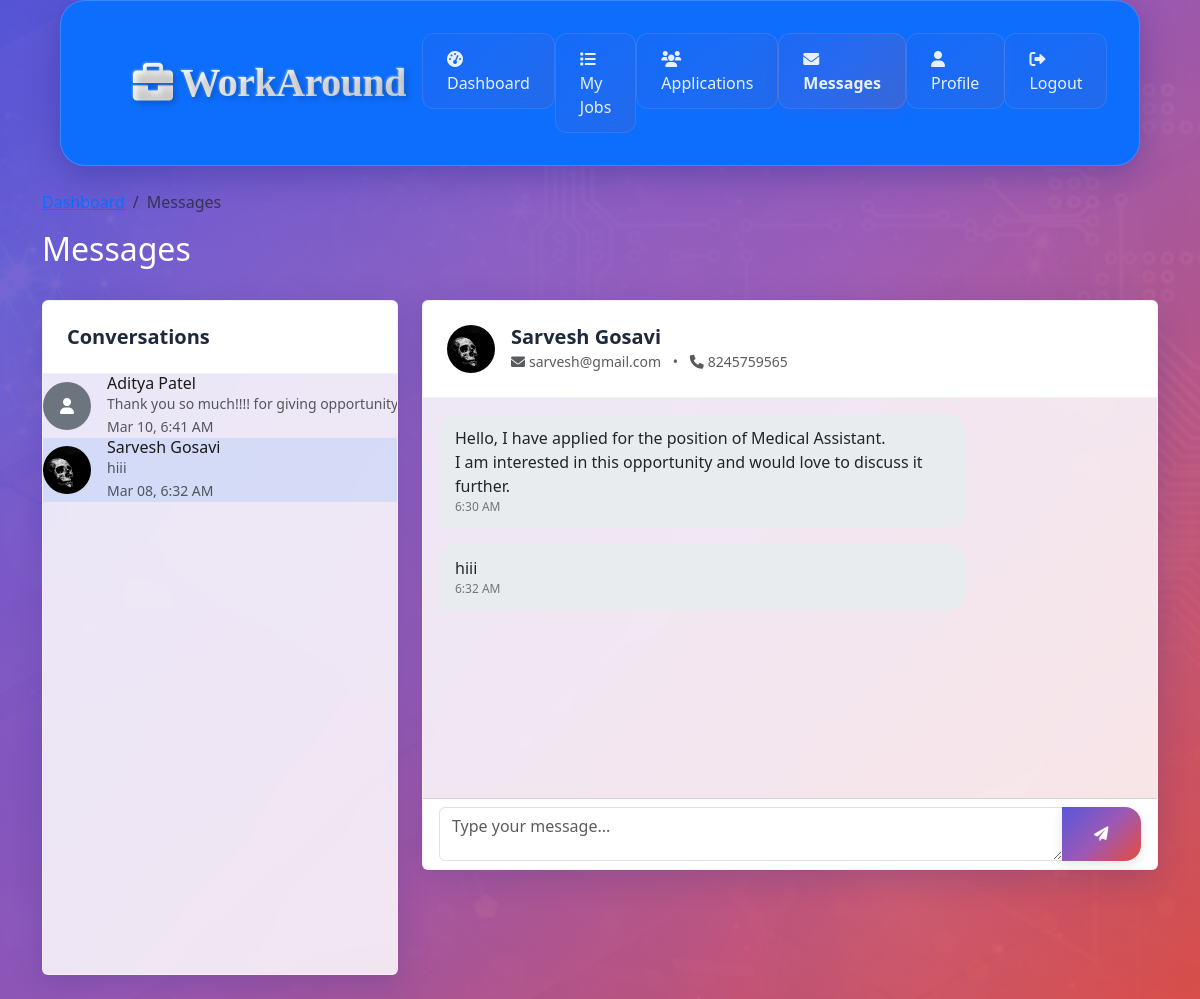
Screenshot of /employer/messages.php?user=3 (signed in) with the database file from the repository.
### tables this page shows
CREATE TABLE `users` (
  `id` int(11) NOT NULL,
  `email` varchar(255) NOT NULL,
  `password` varchar(255) NOT NULL,
  `user_type` enum('jobseeker','employer') NOT NULL,
  `created_at` timestamp NOT NULL DEFAULT current_timestamp()
);

CREATE TABLE `jobseeker_profiles` (
  `id` int(11) NOT NULL,
  `user_id` int(11) DEFAULT NULL,
  `first_name` varchar(50) NOT NULL,
  `last_name` varchar(50) NOT NULL,
  `phone` varchar(20) DEFAULT NULL,
  `address` text DEFAULT NULL,
  `skills` text DEFAULT NULL,
  `education` text DEFAULT NULL,
  `experience` text DEFAULT NULL,
  `resume_path` varchar(255) DEFAULT NULL,
  `profile_picture` varchar(255) DEFAULT NULL
);

CREATE TABLE `messages` (
  `id` int(11) NOT NULL,
  `sender_id` int(11) NOT NULL,
  `receiver_id` int(11) NOT NULL,
  `message` text NOT NULL,
  `sent_at` timestamp NOT NULL DEFAULT current_timestamp(),
  `is_read` tinyint(1) DEFAULT 0
);

### employer/messages.php (the view, shortened to what this page needs)
<?php
require_once "../config/database.php";
$selected_user = isset($_GET['user']) ? (int)$_GET['user'] : 0;
$conversations_sql = "SELECT DISTINCT
    u.id as user_id,
    CONCAT(js.first_name, ' ', js.last_name) as full_name,
    js.profile_picture,
    (SELECT message FROM messages
     WHERE (sender_id = u.id AND receiver_id = ?)
     OR (sender_id = ? AND receiver_id = u.id)
     ORDER BY sent_at DESC LIMIT 1) as last_message,
    (SELECT sent_at FROM messages
     WHERE (sender_id = u.id AND receiver_id = ?)
     OR (sender_id = ? AND receiver_id = u.id)
     ORDER BY sent_at DESC LIMIT 1) as last_message_time,
    (SELECT COUNT(*) FROM messages
     WHERE sender_id = u.id AND receiver_id = ? AND is_read = 0) as unread_count
    FROM users u
    INNER JOIN jobseeker_profiles js ON u.id = js.user_id
    INNER JOIN messages m ON (m.sender_id = u.id AND m.receiver_id = ?)
        OR (m.sender_id = ? AND m.receiver_id = u.id)
    WHERE u.user_type = 'jobseeker'
    GROUP BY u.id
    ORDER BY last_message_time DESC";
$stmt = mysqli_prepare($conn, $conversations_sql);
mysqli_stmt_bind_param($stmt, "iiiiiii",
    $_SESSION['id'], $_SESSION['id'],
    $_SESSION['id'], $_SESSION['id'],
    $_SESSION['id'], $_SESSION['id'],
    $_SESSION['id']
);
mysqli_stmt_execute($stmt);
$conversations = mysqli_stmt_get_result($stmt);
if ($selected_user > 0) {
    $user_sql = "SELECT u.id, u.email, CONCAT(js.first_name, ' ', js.last_name) as full_name,
                 js.profile_picture, js.phone
                 FROM users u
                 INNER JOIN jobseeker_profiles js ON u.id = js.user_id
                 WHERE u.id = ? AND u.user_type = 'jobseeker'";
    $user_stmt = mysqli_prepare($conn, $user_sql);
    mysqli_stmt_bind_param($user_stmt, "i", $selected_user);
    mysqli_stmt_execute($user_stmt);
    $selected_user_details = mysqli_stmt_get_result($user_stmt)->fetch_assoc();
    $messages_sql = "SELECT m.*,
                    CONCAT(js.first_name, ' ', js.last_name) as sender_name,
                    js.profile_picture as sender_picture
                    FROM messages m
                    LEFT JOIN jobseeker_profiles js ON m.sender_id = js.user_id
                    WHERE (sender_id = ? AND receiver_id = ?)
                    OR (sender_id = ? AND receiver_id = ?)
                    ORDER BY sent_at ASC";
    $messages_stmt = mysqli_prepare($conn, $messages_sql);
    mysqli_stmt_bind_param($messages_stmt, "iiii",
        $selected_user, $_SESSION['id'],
        $_SESSION['id'], $selected_user
    );
    mysqli_stmt_execute($messages_stmt);
    $messages = mysqli_stmt_get_result($messages_stmt);
}
?>
<!DOCTYPE html>
<html lang="en">
<head>
    <link href="https://cdn.jsdelivr.net/npm/bootstrap@5.3.0/dist/css/bootstrap.min.css" rel="stylesheet">
    <link rel="stylesheet" href="https://cdnjs.cloudflare.com/ajax/libs/font-awesome/6.0.0/css/all.min.css">
    <link rel="stylesheet" href="../assets/css/style.css">
    <link rel="stylesheet" href="../assets/css/dashboard.css">
</head>
<body>
    <nav class="navbar navbar-expand-lg navbar-dark bg-primary sticky-top">
        <div class="container">
            <a class="navbar-brand d-flex align-items-center" href="../index.php">
                <i class="fas fa-briefcase me-2"></i>
                WorkAround
            </a>
            <div class="collapse navbar-collapse" id="navbarNav">
                <ul class="navbar-nav ms-auto">
                    <li class="nav-item">
                        <a class="nav-link" href="dashboard.php">
                            <i class="fas fa-tachometer-alt me-1"></i> Dashboard
                        </a>
                    </li>
                    <li class="nav-item">
                        <a class="nav-link" href="jobs.php">
                            <i class="fas fa-list me-1"></i> My Jobs
                        </a>
                    </li>
                    <li class="nav-item">
                        <a class="nav-link" href="applications.php">
                            <i class="fas fa-users me-1"></i> Applications
                        </a>
                    </li>
                    <li class="nav-item">
                        <a class="nav-link active" href="messages.php">
                            <i class="fas fa-envelope me-1"></i> Messages
                        </a>
                    </li>
                    <li class="nav-item">
                        <a class="nav-link" href="profile.php">
                            <i class="fas fa-user me-1"></i> Profile
                        </a>
                    </li>
                    <li class="nav-item">
                        <a class="nav-link" href="../auth/logout.php">
                            <i class="fas fa-sign-out-alt me-1"></i> Logout
                        </a>
                    </li>
                </ul>
            </div>
        </div>
    </nav>
    <div class="container my-4">
        <div class="row mb-4">
            <div class="col">
                <nav aria-label="breadcrumb">
                    <ol class="breadcrumb">
                        <li class="breadcrumb-item"><a href="dashboard.php">Dashboard</a></li>
                        <li class="breadcrumb-item active">Messages</li>
                    </ol>
                </nav>
                <h2>Messages</h2>
            </div>
        </div>
        <div class="row">
            <div class="col-md-4">
                <div class="card">
                    <div class="card-header bg-white">
                        <h5 class="mb-0">Conversations</h5>
                    </div>
                    <div class="conversation-list">
                        <?php if (mysqli_num_rows($conversations) > 0): ?>
                            <?php while ($conversation = mysqli_fetch_assoc($conversations)): ?>
                                <a href="?user=<?php echo $conversation['user_id']; ?>"
                                   class="list-group-item list-group-item-action conversation-item <?php echo $selected_user == $conversation['user_id'] ? 'active' : ''; ?>">
                                    <div class="d-flex align-items-center">
                                        <div class="flex-shrink-0">
                                            <?php if (!empty($conversation['profile_picture'])): ?>
                                                <img src="../<?php echo htmlspecialchars($conversation['profile_picture']); ?>"
                                                     alt="Profile Picture" class="profile-picture">
                                            <?php else: ?>
                                                <div class="default-profile-picture">
                                                    <i class="fas fa-user"></i>
                                                </div>
                                            <?php endif; ?>
                                        </div>
                                        <div class="flex-grow-1 ms-3">
                                            <div class="d-flex justify-content-between align-items-center">
                                                <h6 class="mb-0"><?php echo htmlspecialchars($conversation['full_name']); ?></h6>
                                            </div>
                                            <p class="mb-0 small text-muted text-truncate">
                                                <?php echo htmlspecialchars($conversation['last_message']); ?>
                                            </p>
                                            <small class="text-muted">
                                                <?php echo date('M d, g:i A', strtotime($conversation['last_message_time'])); ?>
                                            </small>
                                        </div>
                                    </div>
                                </a>
                            <?php endwhile; ?>
                        <?php endif; ?>
                    </div>
                </div>
            </div>
            <div class="col-md-8">
                <?php if ($selected_user > 0 && isset($selected_user_details)): ?>
                    <div class="card">
                        <div class="card-header bg-white">
                            <div class="d-flex align-items-center">
                                <div class="flex-shrink-0">
                                    <?php if (!empty($selected_user_details['profile_picture'])): ?>
                                        <img src="../<?php echo htmlspecialchars($selected_user_details['profile_picture']); ?>"
                                             alt="Profile Picture" class="profile-picture">
                                    <?php else: ?>
                                        <div class="default-profile-picture">
                                            <i class="fas fa-user"></i>
                                        </div>
                                    <?php endif; ?>
                                </div>
                                <div class="flex-grow-1 ms-3">
                                    <h5 class="mb-0"><?php echo htmlspecialchars($selected_user_details['full_name']); ?></h5>
                                    <small class="text-muted">
                                        <i class="fas fa-envelope me-1"></i><?php echo htmlspecialchars($selected_user_details['email']); ?>
                                        <?php if (!empty($selected_user_details['phone'])): ?>
                                            <span class="mx-2">•</span>
                                            <i class="fas fa-phone me-1"></i><?php echo htmlspecialchars($selected_user_details['phone']); ?>
                                        <?php endif; ?>
                                    </small>
                                </div>
                            </div>
                        </div>
                        <div class="card-body messages-container" id="messagesContainer">
                            <?php if (mysqli_num_rows($messages) > 0): ?>
                                <?php while ($message = mysqli_fetch_assoc($messages)): ?>
                                    <div class="message-bubble <?php echo $message['sender_id'] == $_SESSION['id'] ? 'message-sent' : 'message-received'; ?>">
                                        <?php echo nl2br(htmlspecialchars($message['message'])); ?>
                                        <div class="message-time <?php echo $message['sender_id'] == $_SESSION['id'] ? 'text-white' : 'text-muted'; ?>">
                                            <?php echo date('g:i A', strtotime($message['sent_at'])); ?>
                                        </div>
                                    </div>
                                <?php endwhile; ?>
                            <?php endif; ?>
                        </div>
                        <div class="card-footer bg-white">
                            <form method="post" class="message-form">
                                <div class="input-group">
                                    <textarea class="form-control" name="message" rows="1"
                                              placeholder="Type your message..." required></textarea>
                                    <button type="submit" class="btn btn-primary">
                                        <i class="fas fa-paper-plane"></i>
                                    </button>
                                </div>
                            </form>
                        </div>
                    </div>
                <?php endif; ?>
            </div>
        </div>
    </div>
</body>
</html>

### assets/css/style.css (style rules this page uses)
body { font-family: 'Segoe UI', Tahoma, Geneva, Verdana, sans-serif; margin: 0; min-height: 100vh; background: linear-gradient(135deg, rgba(88, 86, 217, 0.9) 0%, rgba(155, 89, 182, 0.95) 50%, rgba(231, 76, 60, 0.9) 100%), url('../images/1.jpg') no-repeat center center fixed; background-size: cover; color: #ffffff; animation: gradientShift 15s ease infinite; }
.navbar { background: rgba(255, 255, 255, 0.1); backdrop-filter: blur(10px); -webkit-backdrop-filter: blur(10px); border: 1px solid rgba(255, 255, 255, 0.18); box-shadow: 0 8px 32px 0 rgba(31, 38, 135, 0.37); position: sticky; top: 0; z-index: 1000; transition: all 0.3s ease; padding: 1.5rem 5%; margin: 0 5% 1.5rem 5%; border-radius: 25px }
.navbar-brand { font-family: "Monotype Corsiva", cursive; font-size: 2.5rem; font-weight: 700; background: linear-gradient(135deg, #ffffff 0%, #f8f9fa 25%, #e9ecef 50%, #dee2e6 75%, #ced4da 100%); -webkit-background-clip: text; background-clip: text; -webkit-text-fill-color: transparent; text-shadow: 3px 3px 6px rgba(0, 0, 0, 0.2), -1px -1px 2px rgba(255, 255, 255, 0.3); letter-spacing: -0.5px; position: relative; transition: all 0.4s ease; animation: textShimmer 3s infinite linear; }
.nav-link { font-weight: 500; padding: 0.8rem 1.5rem !important; margin: 0 0.4rem; transition: all 0.4s cubic-bezier(0.4, 0, 0.2, 1); position: relative; color: rgba(255, 255, 255, 0.9) !important; background: rgba(255, 255, 255, 0.1); border: 1px solid rgba(255, 255, 255, 0.1); backdrop-filter: blur(5px); -webkit-backdrop-filter: blur(5px); }
.nav-link::after { content: ''; position: absolute; bottom: 0; left: 50%; width: 0; height: 2px; background: linear-gradient(135deg, #ff69b4 0%, #ff1493 100%); transition: width 0.3s ease, left 0.3s ease; transform: translateX(-50%); }
.card { background: rgba(255, 255, 255, 0.95); backdrop-filter: blur(16px); -webkit-backdrop-filter: blur(16px); border: 1px solid rgba(255, 255, 255, 0.18); box-shadow: 0 8px 32px 0 rgba(31, 38, 135, 0.2); transition: all 0.3s ease; border-radius: 30px overflow: hidden; transform: translateY(0); color: #1a1a1a; }
.btn { padding: 0.75rem 1.5rem; font-weight: 500; border-radius: 25px; transition: all 0.4s cubic-bezier(0.4, 0, 0.2, 1); box-shadow: 0 4px 12px rgba(0, 0, 0, 0.1); letter-spacing: 0.5px; text-transform: uppercase; font-size: 0.9rem; }
.btn-primary { background: linear-gradient(135deg, #5856d9 0%, #9b59b6 50%, #e74c3c 100%); border: none; position: relative; overflow: hidden; z-index: 1; }
.btn-primary::before { content: ''; position: absolute; top: 0; left: -100%; width: 100%; height: 100%; background: linear-gradient(90deg, transparent, rgba(255, 255, 255, 0.2), transparent); transition: 0.5s; z-index: -1; }
.card, .feature-card, .step-card { background: rgba(255, 255, 255, 0.85) !important; backdrop-filter: blur(10px); border: 1px solid rgba(255, 255, 255, 0.3); box-shadow: 0 8px 32px 0 rgba(31, 38, 135, 0.2); }

### assets/css/dashboard.css (style rules this page uses)
.card-header { background: rgba(247, 250, 252, 0.9); border-bottom: 1px solid rgba(0, 0, 0, 0.05); padding: 1.5rem; }
.card-header h5 { font-weight: 800; margin: 0; color: #1e293b; font-size: 1.25rem; }
.btn { padding: 1rem 2rem; font-weight: 600; border-radius: 16px; transition: all 0.4s cubic-bezier(0.4, 0, 0.2, 1); box-shadow: 0 4px 12px rgba(0, 0, 0, 0.1); letter-spacing: 0.5px; text-transform: uppercase; font-size: 0.9rem; }
.nav-link { padding: 1rem 1.5rem; transition: all 0.4s ease; border-radius: 12px; margin: 0.5rem 0; font-weight: 500; color: rgba(255, 255, 255, 0.9); background: linear-gradient(135deg, rgba(88, 86, 217, 0.1) 0%, rgba(155, 89, 182, 0.1) 50%, rgba(231, 76, 60, 0.1) 100%); }
.nav-link.active { background: linear-gradient(135deg, rgba(88, 86, 217, 0.2) 0%, rgba(155, 89, 182, 0.2) 50%, rgba(231, 76, 60, 0.2) 100%); color: white; font-weight: 600; box-shadow: 0 4px 12px rgba(88, 86, 217, 0.2); backdrop-filter: blur(15px); border: 1px solid rgba(255, 255, 255, 0.1); }

### rows the page displays
users: full_name "Aditya Patel", last_message "Thank you so much!!!! for giving opportunity", last_message_time "Mar 10, 6:41 AM"
users: full_name "Sarvesh Gosavi", last_message "hiii", last_message_time "Mar 08, 6:32 AM"
jobseeker_profiles: profile_picture (picture), user.email "sarvesh@gmail.com", phone "8245759565"
messages: message "Hello, I have applied for the position of Medical Assistant. I am interested in this opportunity and would love to discuss it further.", sent_at "6:30 AM"
messages: message "hiii", sent_at "6:32 AM"

### other values shown
$selected_user_details['full_name'] "Sarvesh Gosavi"
